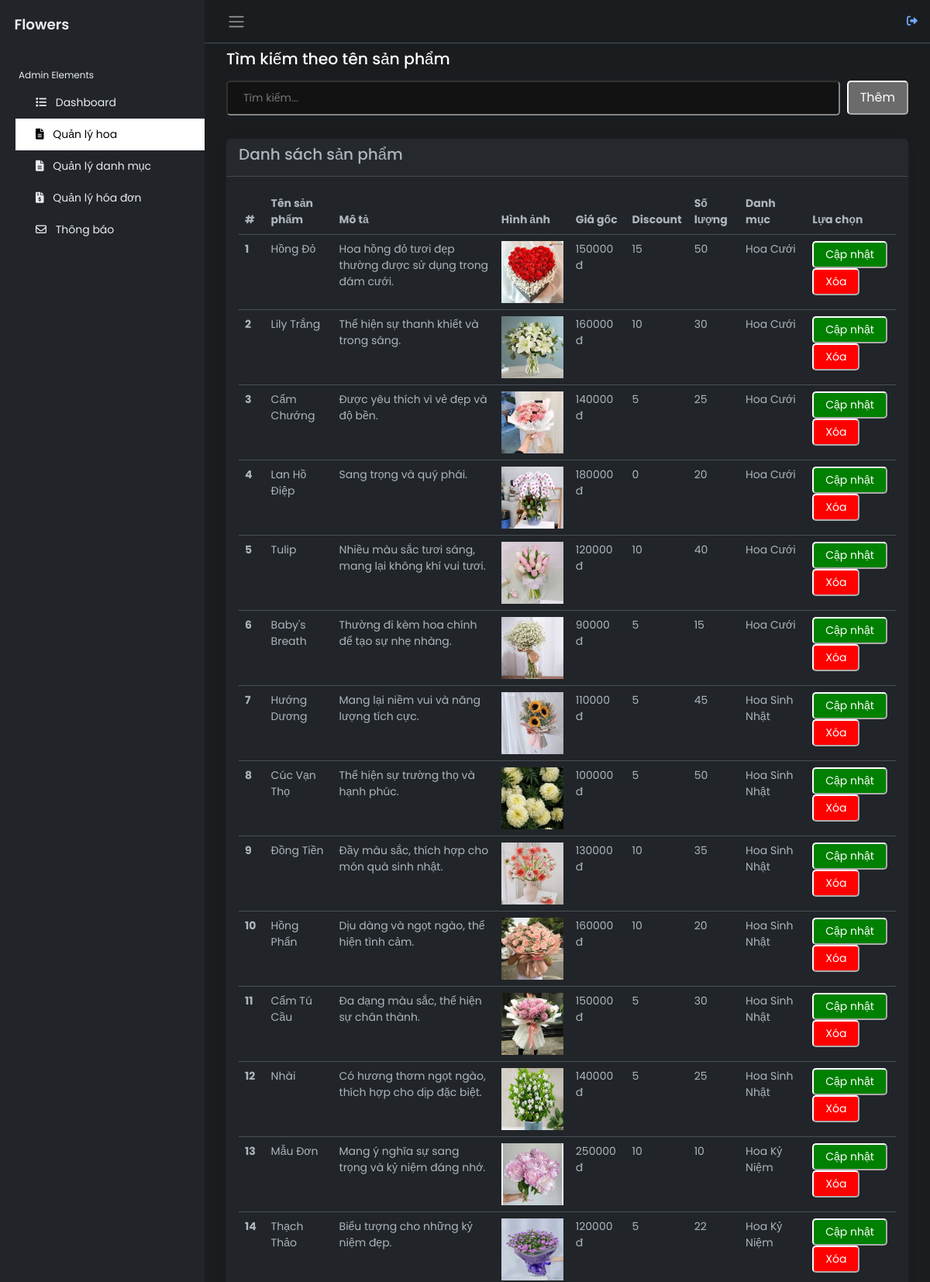
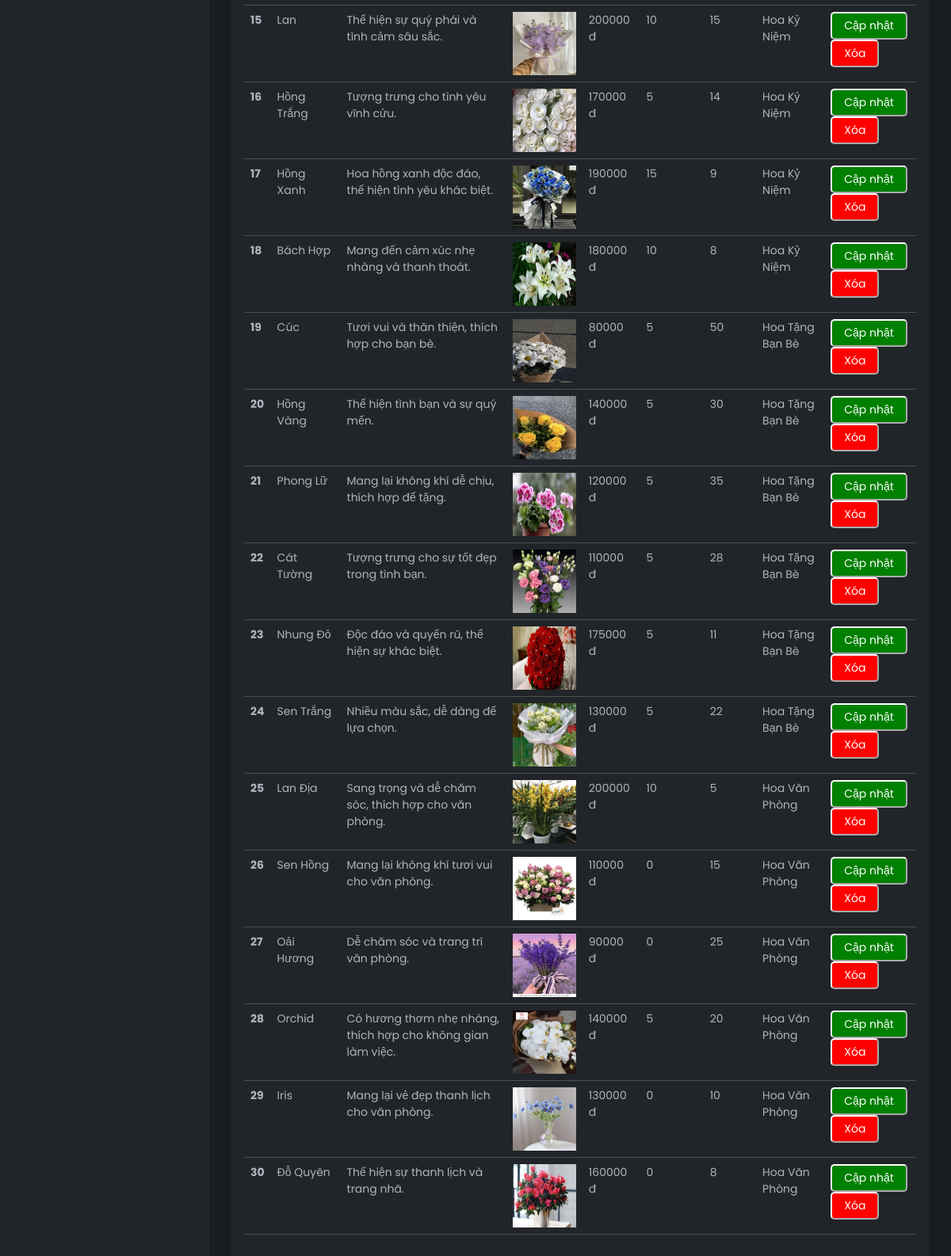
/src/admin-products.php (signed in), run on the app's committed database (2 pictures, top to bottom).
### tables this page shows
CREATE TABLE `flowers` (
  `flower_id` int(11) NOT NULL,
  `name` varchar(100) NOT NULL,
  `description` text DEFAULT NULL,
  `price` decimal(10,2) NOT NULL,
  `discount` int(11) NOT NULL,
  `stock` int(11) NOT NULL,
  `image_url` varchar(255) DEFAULT NULL,
  `category_id` int(11) DEFAULT NULL
);

CREATE TABLE `categories` (
  `category_id` int(11) NOT NULL,
  `name` varchar(100) NOT NULL
);

### src/admin-products.php (the view, shortened to what this page needs)
<?php
@include("../DB/connection.php");
$products = mysqli_query($conn, "SELECT f.*,c.name as c_name FROM `flowers` f join categories c on f.category_id = c.category_id") or die('query failed');
?>
<!DOCTYPE html>
<html lang="en" data-bs-theme="dark">
<head>
    <link rel="stylesheet" href="https://cdn.jsdelivr.net/npm/bootstrap@5.3.0-alpha2/dist/css/bootstrap.min.css">
    <link rel="stylesheet" href="../css/admin.css">
    <link rel="stylesheet" href="../css/admin-categories.css">
    <link rel="stylesheet" href="../css/admin-products.css">
    <link rel="stylesheet" href="https://cdnjs.cloudflare.com/ajax/libs/font-awesome/6.0.0/css/all.min.css">
</head>
<body>
    <?php @include("admin-header.php") ?>
        <main class="content px-3 py-2">
                <div class="container-fluid">
                    <div class="mb-3">
                        <h4>Tìm kiếm theo tên sản phẩm </h4>
                    </div>
                    <div>
                        <input type="text" name="" class="search" id="search-product" placeholder="Tìm kiếm...">
                        <button id="add">Thêm</button>
                    </div>
                    <div class="card border-0">
                        <div class="card-header">
                            <h5 class="card-title">
                                Danh sách sản phẩm
                            </h5>
                        </div>
                        <div class="card-body">
                            <table class="table">
                                <thead>
                                    <tr>
                                        <th scope="col">#</th>
                                        <th scope="col">Tên sản phẩm</th>
                                        <th scope="col">Mô tả</th>
                                        <th scope="col">Hình ảnh</th>
                                        <th scope="col">Giá gốc</th>
                                        <th scope="col">Discount</th>
                                        <th scope="col">Số lượng</th>
                                        <th scope="col">Danh mục</th>
                                        <th scope="col">Lựa chọn</th>
                                    </tr>
                                </thead>
                                <tbody id="product-items">
                                    <?php
                                        $i = 1;
                                        foreach ($products as $products):
                                            echo '<tr>
                                            <th scope="row">'.$i.'</th>
                                            <td>'.$products['name'].'</td>
                                            <td>'.$products['description'].'</td>
                                            <td><img class="row-image" src="../images/img_products/'.$products['image_url'].'" alt="'.$products['image_url'].'"></td>
                                            <td>'.(int)$products['price'].' <span>đ</span></td>
                                            <td>'.$products['discount'].'</td>
                                            <td>'.$products['stock'].'</td>
                                            <td>'.$products['c_name'].'</td>
                                            <td>
                                                <button data-id="'.$products['flower_id'].'" data-name="'.$products['name'].'" data-des="'.$products['description'].'" data-price="'.$products['price'].'" data-dis="'.$products['discount'].'" data-quan="'.$products['stock'].'" data-category="'.$products['category_id'].'" data-img="'.$products['image_url'].'" class="update" type="submit">Cập nhật</button>
                                                <button data-id="'.$products['flower_id'].'" class="del" type="submit">Xóa</button>
                                            </td>
                                        </tr>
                                        ';
                                        $i++;
                                        endforeach;
                                    ?>
                                </tbody>
                            </table>
                        </div>
                    </div>
                </div>
            </main>
        </div>
    </div>
</body>
</html>

### css/admin.css (style rules this page uses)
body { font-family: 'Poppins', sans-serif; font-size: 0.875rem; opacity: 1; overflow-y: scroll; margin: 0; position: relative; }
h4 { font-family: 'Poppins', sans-serif; font-size: 1.275rem; color: var(--bs-emphasis-color); }
.content { flex: 1; max-width: 100vw; width: 100vw; }
@media (min-width:768px) { .content { max-width: auto; width: auto; } }
.card { box-shadow: 0 0 .875rem 0 rgba(34, 46, 60, .05); margin-bottom: 24px; }

### css/admin-categories.css (style rules this page uses)
.search { width: 90%!important; padding: 10px 20px!important; border-radius: 5px; margin-bottom: 30px; }
button { border-radius: 5px; padding: 5px 15px; }
.update { background-color: green!important; }
.del { background-color: red!important; }
#add { float: right; padding: 8px 15px; font-size: 16px; }

### css/admin-products.css (style rules this page uses)
.row-image { width: 80px; height: 80px; }

### data on the page
flowers: name "Hồng Đỏ", description "Hoa hồng đỏ tươi đẹp thường được sử dụng trong đám cưới.", image_url (picture), price "150000", discount "15", stock "50", category.name "Hoa Cưới"
flowers: name "Lily Trắng", description "Thể hiện sự thanh khiết và trong sáng.", image_url (picture), price "160000", discount "10", stock "30", category.name "Hoa Cưới"
flowers: name "Cẩm Chướng", description "Được yêu thích vì vẻ đẹp và độ bền.", image_url (picture), price "140000", discount "5", stock "25", category.name "Hoa Cưới"
flowers: name "Lan Hồ Điệp", description "Sang trọng và quý phái.", image_url (picture), price "180000", discount "0", stock "20", category.name "Hoa Cưới"
flowers: name "Tulip", description "Nhiều màu sắc tươi sáng, mang lại không khí vui tươi.", image_url (picture), price "120000", discount "10", stock "40", category.name "Hoa Cưới"
flowers: name "Baby's Breath", description "Thường đi kèm hoa chính để tạo sự nhẹ nhàng.", image_url (picture), price "90000", discount "5", stock "15", category.name "Hoa Cưới"
flowers: name "Hướng Dương", description "Mang lại niềm vui và năng lượng tích cực.", image_url (picture), price "110000", discount "5", stock "45", category.name "Hoa Sinh Nhật"
flowers: name "Cúc Vạn Thọ", description "Thể hiện sự trường thọ và hạnh phúc.", image_url (picture), price "100000", discount "5", stock "50", category.name "Hoa Sinh Nhật"
flowers: name "Đồng Tiền", description "Đầy màu sắc, thích hợp cho món quà sinh nhật.", image_url (picture), price "130000", discount "10", stock "35", category.name "Hoa Sinh Nhật"
flowers: name "Hồng Phấn", description "Dịu dàng và ngọt ngào, thể hiện tình cảm.", image_url (picture), price "160000", discount "10", stock "20", category.name "Hoa Sinh Nhật"
flowers: name "Cẩm Tú Cầu", description "Đa dạng màu sắc, thể hiện sự chân thành.", image_url (picture), price "150000", discount "5", stock "30", category.name "Hoa Sinh Nhật"
flowers: name "Nhài", description "Có hương thơm ngọt ngào, thích hợp cho dịp đặc biệt.", image_url (picture), price "140000", discount "5", stock "25", category.name "Hoa Sinh Nhật"
flowers: name "Mẫu Đơn", description "Mang ý nghĩa sự sang trọng và kỷ niệm đáng nhớ.", image_url (picture), price "250000", discount "10", stock "10", category.name "Hoa Kỷ Niệm"
flowers: name "Thạch Thảo", description "Biểu tượng cho những kỷ niệm đẹp.", image_url (picture), price "120000", discount "5", stock "22", category.name "Hoa Kỷ Niệm"
flowers: name "Lan", description "Thể hiện sự quý phái và tình cảm sâu sắc.", image_url (picture), price "200000", discount "10", stock "15", category.name "Hoa Kỷ Niệm"
flowers: name "Hồng Trắng", description "Tượng trưng cho tình yêu vĩnh cửu.", image_url (picture), price "170000", discount "5", stock "14", category.name "Hoa Kỷ Niệm"
flowers: name "Hồng Xanh", description "Hoa hồng xanh độc đáo, thể hiện tình yêu khác biệt.", image_url (picture), price "190000", discount "15", stock "9", category.name "Hoa Kỷ Niệm"
flowers: name "Bách Hợp", description "Mang đến cảm xúc nhẹ nhàng và thanh thoát.", image_url (picture), price "180000", discount "10", stock "8", category.name "Hoa Kỷ Niệm"
flowers: name "Cúc", description "Tươi vui và thân thiện, thích hợp cho bạn bè.", image_url (picture), price "80000", discount "5", stock "50", category.name "Hoa Tặng Bạn Bè"
flowers: name "Hồng Vàng", description "Thể hiện tình bạn và sự quý mến.", image_url (picture), price "140000", discount "5", stock "30", category.name "Hoa Tặng Bạn Bè"
flowers: name "Phong Lữ", description "Mang lại không khí dễ chịu, thích hợp để tặng.", image_url (picture), price "120000", discount "5", stock "35", category.name "Hoa Tặng Bạn Bè"
flowers: name "Cát Tường", description "Tượng trưng cho sự tốt đẹp trong tình bạn.", image_url (picture), price "110000", discount "5", stock "28", category.name "Hoa Tặng Bạn Bè"
flowers: name "Nhung Đỏ", description "Độc đáo và quyến rũ, thể hiện sự khác biệt.", image_url (picture), price "175000", discount "5", stock "11", category.name "Hoa Tặng Bạn Bè"
flowers: name "Sen Trắng", description "Nhiều màu sắc, dễ dàng để lựa chọn.", image_url (picture), price "130000", discount "5", stock "22", category.name "Hoa Tặng Bạn Bè"
flowers: name "Lan Địa", description "Sang trọng và dễ chăm sóc, thích hợp cho văn phòng.", image_url (picture), price "200000", discount "10", stock "5", category.name "Hoa Văn Phòng"
flowers: name "Sen Hồng", description "Mang lại không khí tươi vui cho văn phòng.", image_url (picture), price "110000", discount "0", stock "15", category.name "Hoa Văn Phòng"
flowers: name "Oải Hương", description "Dễ chăm sóc và trang trí văn phòng.", image_url (picture), price "90000", discount "0", stock "25", category.name "Hoa Văn Phòng"
flowers: name "Orchid", description "Có hương thơm nhẹ nhàng, thích hợp cho không gian làm việc.", image_url (picture), price "140000", discount "5", stock "20", category.name "Hoa Văn Phòng"
flowers: name "Iris", description "Mang lại vẻ đẹp thanh lịch cho văn phòng.", image_url (picture), price "130000", discount "0", stock "10", category.name "Hoa Văn Phòng"
flowers: name "Đỗ Quyên", description "Thể hiện sự thanh lịch và trang nhã.", image_url (picture), price "160000", discount "0", stock "8", category.name "Hoa Văn Phòng"
